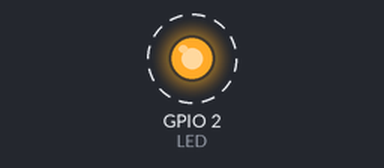
This program was run on a simulated ESP32. On the bench: output pins drawn as LEDs (lit = HIGH). Dashed ring = blinking. What the program prints to the serial monitor is not drawn.

Above: at 2.7 s.
Timing chart, 0 to 5.5 s (numbered marks = the images above):
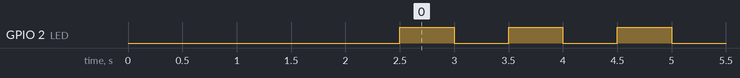

The program:

main.cpp
```cpp
/*
           ESP 32 Blink - PlatformIO                31.12.23

    Pisca repetidamente o LED da DEVKIT V1
    O led azul fico no pino D2 (GPIO 02)
*/

#include <Arduino.h>

// ----------------------------------------------------------
void ledPisca(void);                //    "função pisca"   //
// ----------------------------------------------------------

#define LED 2                       // LED_BUILTIN

void setup(){
 pinMode(LED, OUTPUT);
 Serial.begin(115200);
 Serial.println("Setup OK!");
 delay (2500);
}

void loop(){
   Serial.println("Loop...");
   ledPisca();
   delay (500);
}

// Função pisca
void ledPisca(void){
    digitalWrite(LED, !digitalRead(LED));

    Serial.print("LED do pino "); Serial.print(LED);
    Serial.println(" piscou!");
}
```

Measured:
- by itself, GPIO 2 (LED): alternates HIGH for 0.50 s and LOW for 0.50 s
